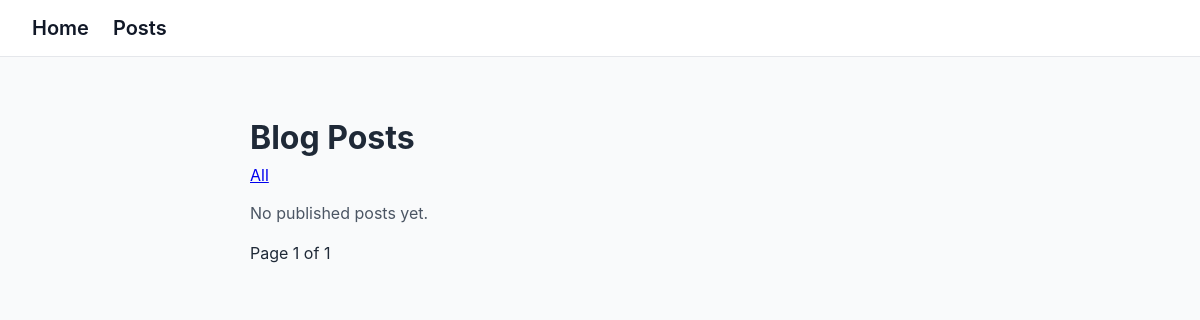
Before: /posts/?category=about-me-career-journey with the older database file.
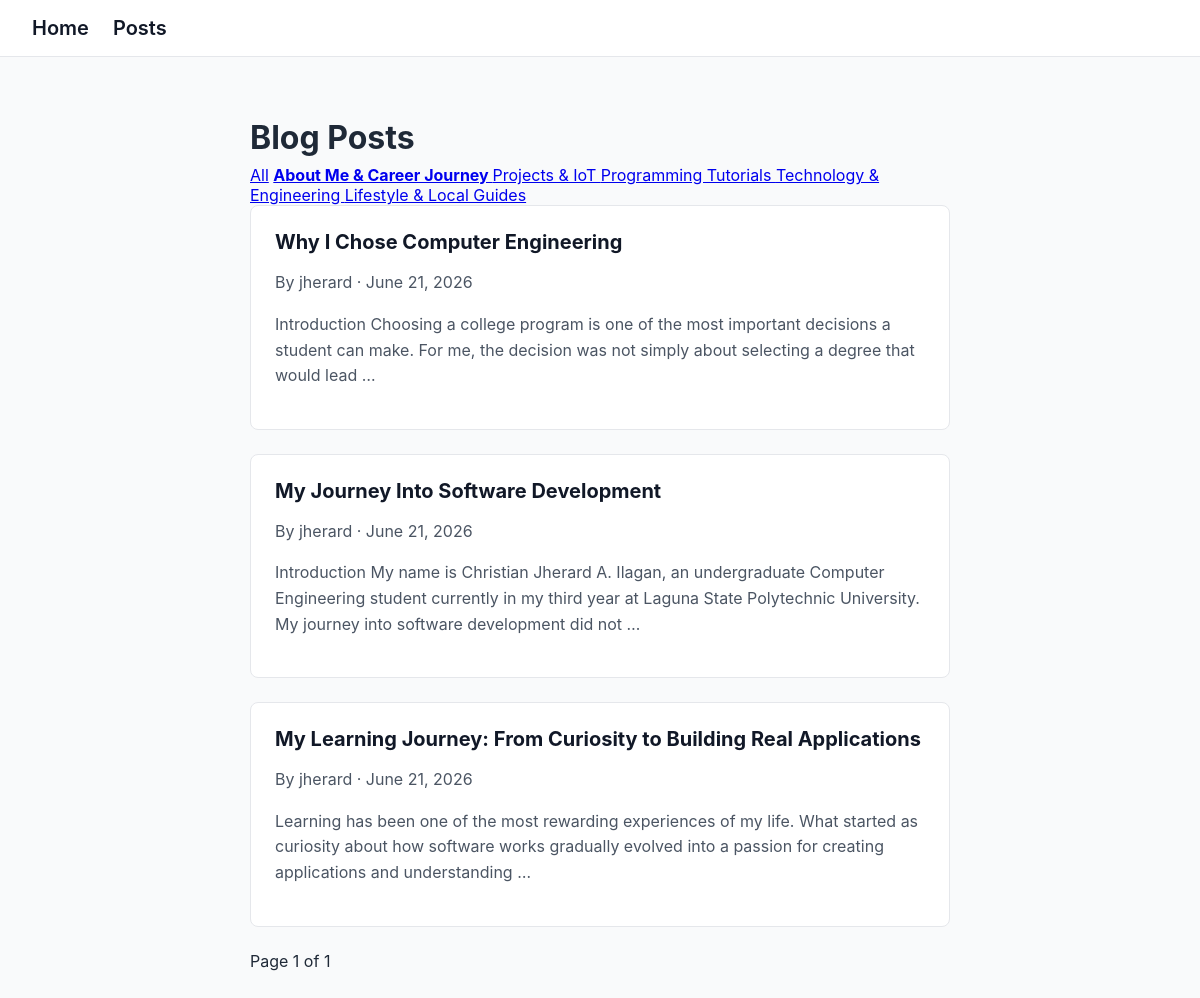
After: the same page with the newer database file.
### posts/models.py (models this page shows, shortened)
class Category(models.Model):
    name = models.CharField(max_length=100)
    slug = models.SlugField(max_length=100, unique=True)
    class Meta:
        verbose_name_plural = 'categories'

class Post(models.Model):
    STATUS_CHOICES = [
        ('draft', 'Draft'),
        ('published', 'Published'),
    ]
    status = models.CharField(max_length=10, choices=STATUS_CHOICES, default='draft')
    title = models.CharField(max_length=200)
    slug = models.SlugField(max_length=200, unique=True)
    author = models.ForeignKey(User, on_delete=models.CASCADE, related_name='posts')
    content = RichTextUploadingField()
    created_at = models.DateTimeField(auto_now_add=True)
    updated_at = models.DateTimeField(auto_now=True)
    categories = models.ManyToManyField(Category, blank=True, related_name='posts')

### posts/views.py (the view)
# urls.py: path('', views.post_list, name='post_list'),
def post_list(request):
    posts = Post.objects.filter(status='published').order_by('-created_at')
    category_slug = request.GET.get('category')
    if category_slug:
        posts = posts.filter(categories__slug=category_slug)
    paginator = Paginator(posts, 5)
    page_number = request.GET.get('page')
    page_obj = paginator.get_page(page_number)
    categories = Category.objects.all()
    return render(request, 'posts/post_list.html', {
        'page_obj': page_obj,
        'categories': categories,
        'current_category': category_slug,
    })

### posts/templates/posts/post_list.html (shortened to what this page needs)
{% extends 'posts/base.html' %}
{% block content %}
<h1>Blog Posts</h1>
<div>
    <a href="{% url 'post_list' %}">All</a>
    {% for category in categories %}
        <a href="?category={{ category.slug }}"
           {% if current_category == category.slug %}
               style="font-weight: bold; text-decoration: underline;"
           {% endif %}>
            {{ category.name }}
        </a>
    {% endfor %}
</div>
{% include 'posts/partials/post_items.html' with posts=page_obj %}
<div class="pagination">
    <span>Page {{ page_obj.number }} of {{ page_obj.paginator.num_pages }}</span>
</div>
{% endblock %}

### posts/templates/posts/partials/post_items.html (shortened to what this page needs)
{% for post in posts %}
    <article>
        <h2>
            <a href="{% url 'post_detail' post.slug %}">
                {{ post.title }}
            </a>
        </h2>
        <p>By {{ post.author }} · {{ post.created_at|date:"F j, Y" }}</p>
        <p>{{ post.content|striptags|truncatewords:30 }}</p>
    </article>
{% empty %}
    <p>No published posts yet.</p>
{% endfor %}

Changed rows visible on the page:
added Category: name "About Me & Career Journey"
added Category: name "Projects & IoT"
added Category: name "Programming Tutorials"
added Category: name "Technology & Engineering"
added Category: name "Lifestyle & Local Guides"
now on this page (row edited): Post: title "Why I Chose Computer Engineering", author "jherard", created_at "June 21, 2026", content "Introduction Choosing a college program is one of the most important decisions a student can make. For me, the decision was not simply about selecting a degree that would lead …"
now on this page (row edited): Post: title "My Journey Into Software Development", author "jherard", created_at "June 21, 2026", content "Introduction My name is Christian Jherard A. Ilagan, an undergraduate Computer Engineering student currently in my third year at Laguna State Polytechnic University. My journey into software development did not …"
now on this page (row edited): Post: title "My Learning Journey: From Curiosity to Building Real Applications", author "jherard", created_at "June 21, 2026", content "Learning has been one of the most rewarding experiences of my life. What started as curiosity about how software works gradually evolved into a passion for creating applications and understanding …"
Other visible differences:
text no longer shown: "No published posts yet."
